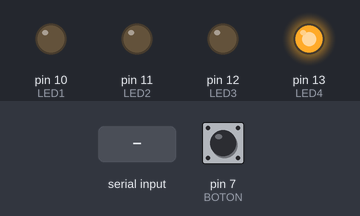
The sketch below on a simulated Arduino Uno, built with avr-gcc and run on an emulated ATmega328P. Parts: output pins drawn as LEDs (lit = HIGH). The test bench sets the inputs (shaded band); at power-on: pin 7 (BOTON) LOW.

Above: at 1.2 s.
1.3 s: pin 7 (BOTON) pulled HIGH for 0.15 s
At 1.9 s:
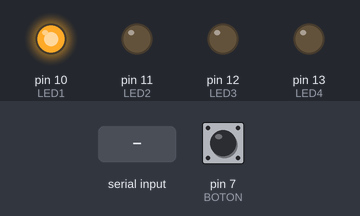
4.3 s: "A" received over Serial
7.3 s: "C" received over Serial
At 8.1 s:
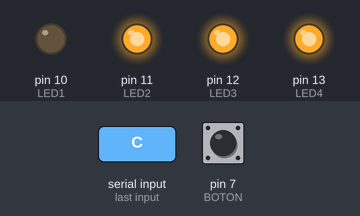
8.8 s: "B" received over Serial
At 9.2 s:
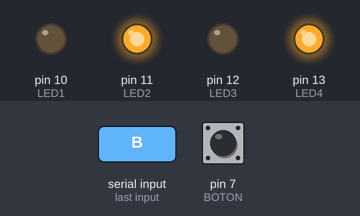
10.3 s: "E" received over Serial
At 11.5 s:
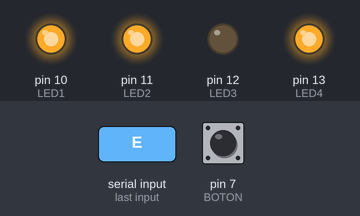
11.8 s: "D" received over Serial
At 12.7 s:
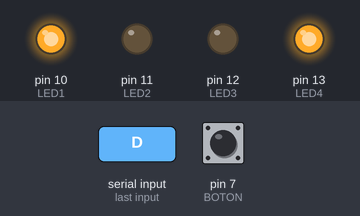
Timing chart, 0 to 14.3 s (numbered marks = the images above; inputs shaded):
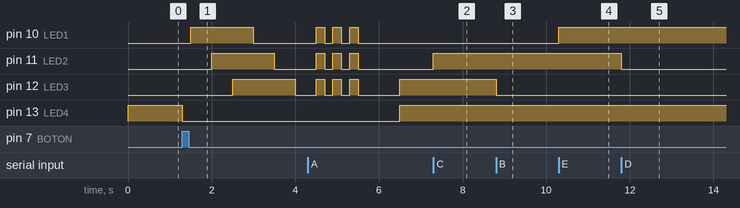

The sketch:

Luces_de_trabajo.ino
```cpp
// Práctica encender y apagar varios LEDS a través de botón pulsador y mediante letras.
const int LED1=10;
const int LED2=11;
const int LED3=12;
const int LED4=13;
const int BOTON=7;
int val;
void setup(){
  Serial.begin(9600);
  pinMode(LED1,OUTPUT);
  pinMode(LED2,OUTPUT);
  pinMode(LED3,OUTPUT);
  pinMode(LED4,OUTPUT);
  pinMode(BOTON,INPUT);
}
void loop(){
  val=digitalRead(BOTON);
  if  (val==HIGH){
    digitalWrite(LED1,LOW);
    digitalWrite(LED2,LOW);
    digitalWrite(LED3,LOW);
    digitalWrite(LED4,LOW);
    delay (200);
    digitalWrite(LED1,HIGH);
    delay (500);
    digitalWrite(LED2,HIGH);
    delay (500);
    digitalWrite(LED3,HIGH);
    delay (500);
    digitalWrite(LED1,LOW);
    delay (500);
    digitalWrite(LED2,LOW);
    delay (500);
    digitalWrite(LED3,LOW);
    delay (500);
    digitalWrite(LED1,HIGH);
    digitalWrite(LED2,HIGH);
    digitalWrite(LED3,HIGH);
    delay (200);
    digitalWrite(LED1,LOW);
    digitalWrite(LED2,LOW);
    digitalWrite(LED3,LOW);
    delay (200);
    digitalWrite(LED1,HIGH);
    digitalWrite(LED2,HIGH);
    digitalWrite(LED3,HIGH);
    delay (200);
    digitalWrite(LED1,LOW);
    digitalWrite(LED2,LOW);
    digitalWrite(LED3,LOW);
    delay (200);
    digitalWrite(LED1,HIGH);
    digitalWrite(LED2,HIGH);
    digitalWrite(LED3,HIGH);
    delay (200);
    digitalWrite(LED1,LOW);
    digitalWrite(LED2,LOW);
    digitalWrite(LED3,LOW);
    delay (1000);
  }
else { digitalWrite(LED4,HIGH);
  }
if(Serial.available() > 0 ){
      char Dato = Serial.read();
      if(Dato == 'A')   digitalWrite(12,HIGH);
      else if(Dato == 'B') digitalWrite(12,LOW);
      else if(Dato == 'C') digitalWrite(11,HIGH);
      else if(Dato == 'D') digitalWrite(11,LOW);
      else if(Dato == 'E') digitalWrite(10,HIGH);
      else if(Dato == 'F') digitalWrite(10,LOW);
    }
}
```

Measured:
- after the input at 1.3 s, pin 10 (LED1): LOW → HIGH after 0.20 s, → LOW 1.5 s later; pin 11 (LED2): LOW → HIGH after 0.70 s, → LOW 1.5 s later; pin 12 (LED3): LOW → HIGH after 1.2 s, → LOW 1.5 s later; pin 13 (LED4): HIGH → LOW at once
- after the input at 7.3 s, pin 11 (LED2): LOW → HIGH at once
- after the input at 8.8 s, pin 12 (LED3): HIGH → LOW at once
- after the input at 10.3 s, pin 10 (LED1): LOW → HIGH at once
- after the input at 11.8 s, pin 11 (LED2): HIGH → LOW at once
